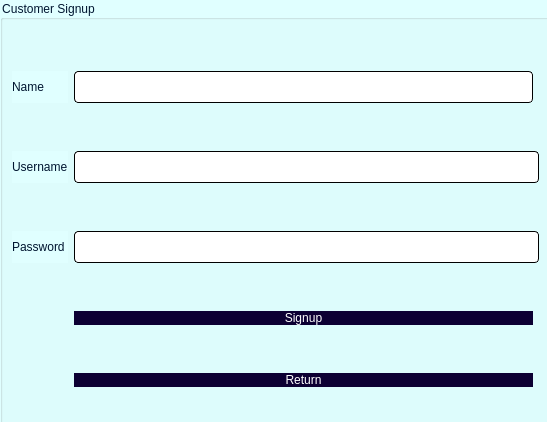
<?xml version="1.0" encoding="UTF-8"?>
<ui version="4.0">
 <class>customer_signup</class>
 <widget class="QDialog" name="customer_signup">
  <property name="geometry">
   <rect>
    <x>0</x>
    <y>0</y>
    <width>547</width>
    <height>422</height>
   </rect>
  </property>
  <property name="windowTitle">
   <string>Dialog</string>
  </property>
  <widget class="QGroupBox" name="groupBox">
   <property name="geometry">
    <rect>
     <x>0</x>
     <y>0</y>
     <width>551</width>
     <height>441</height>
    </rect>
   </property>
   <property name="styleSheet">
    <string notr="true">font: 700 20pt &quot;Yu Gothic&quot;;
background-color: rgb(224, 255, 255);
border-color: rgb(196, 178, 255);
border-color: rgb(170, 0, 255);
color: rgb(0, 21, 48);</string>
   </property>
   <property name="title">
    <string>Customer Signup</string>
   </property>
   <layout class="QGridLayout" name="gridLayout">
    <item row="1" column="0">
     <widget class="QLabel" name="label">
      <property name="styleSheet">
       <string notr="true">font: 700 20pt &quot;Lato&quot;;</string>
      </property>
      <property name="text">
       <string>Username</string>
      </property>
     </widget>
    </item>
    <item row="3" column="1" colspan="2">
     <widget class="QLineEdit" name="password">
      <property name="styleSheet">
       <string notr="true">QLineEdit{
	background-color: rgb(255, 255, 255);
	 border: 1px  solid;
     border-radius: 4px;
	font: 24px
}</string>
      </property>
      <property name="inputMethodHints">
       <set>Qt::ImhHiddenText|Qt::ImhNoAutoUppercase|Qt::ImhNoPredictiveText|Qt::ImhSensitiveData</set>
      </property>
      <property name="text">
       <string/>
      </property>
      <property name="echoMode">
       <enum>QLineEdit::Password</enum>
      </property>
     </widget>
    </item>
    <item row="4" column="1">
     <widget class="QPushButton" name="createButton">
      <property name="styleSheet">
       <string notr="true">QPushButton{
border-radius:15px;
padding : 0 4px;
background: #0c0033;
border -radius:10px;
color: rgb(255, 255, 255);
font: 15pt &quot;Lato&quot;;
}
QPushButton:hover:!pressed
{

background:#ababab;
}
QToolButton
{

border-radius:10px;
bacground:red;
color:red;
}

QPushButton:pressed
{
              font-size: 19px;
              transition: 0.9s; 
}</string>
      </property>
      <property name="text">
       <string>Signup</string>
      </property>
     </widget>
    </item>
    <item row="3" column="0">
     <widget class="QLabel" name="label_3">
      <property name="styleSheet">
       <string notr="true">font: 700 20pt &quot;Lato&quot;;</string>
      </property>
      <property name="text">
       <string>Password</string>
      </property>
     </widget>
    </item>
    <item row="1" column="1" colspan="2">
     <widget class="QLineEdit" name="username">
      <property name="styleSheet">
       <string notr="true">QLineEdit{
	background-color: rgb(255, 255, 255);
	 border: 1px  solid;
     border-radius: 4px;
	font: 24px
}</string>
      </property>
     </widget>
    </item>
    <item row="0" column="1">
     <widget class="QLineEdit" name="name">
      <property name="styleSheet">
       <string notr="true">QLineEdit{
	background-color: rgb(255, 255, 255);
	 border: 1px  solid;
     border-radius: 4px;
	font: 24px
}</string>
      </property>
     </widget>
    </item>
    <item row="0" column="0">
     <widget class="QLabel" name="label_2">
      <property name="styleSheet">
       <string notr="true">font: 700 20pt &quot;Lato&quot;;</string>
      </property>
      <property name="text">
       <string>Name</string>
      </property>
     </widget>
    </item>
    <item row="5" column="1">
     <widget class="QPushButton" name="backButton">
      <property name="styleSheet">
       <string notr="true">QPushButton{
border-radius:15px;
padding : 0 4px;
background: #0c0033;
border -radius:10px;
color: rgb(255, 255, 255);
font: 15pt &quot;Lato&quot;;
}
QPushButton:hover:!pressed
{

background:#ababab;
}
QToolButton
{

border-radius:10px;
bacground:red;
color:red;
}

QPushButton:pressed
{
              font-size: 19px;
              transition: 0.9s; 
}</string>
      </property>
      <property name="text">
       <string>Return</string>
      </property>
     </widget>
    </item>
   </layout>
  </widget>
 </widget>
 <resources/>
 <connections/>
</ui>
